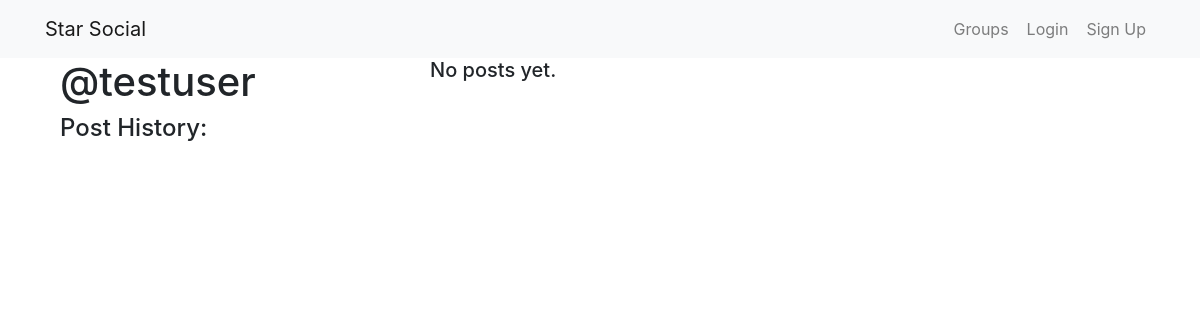
The app's page /posts/by/testuser/, older data.
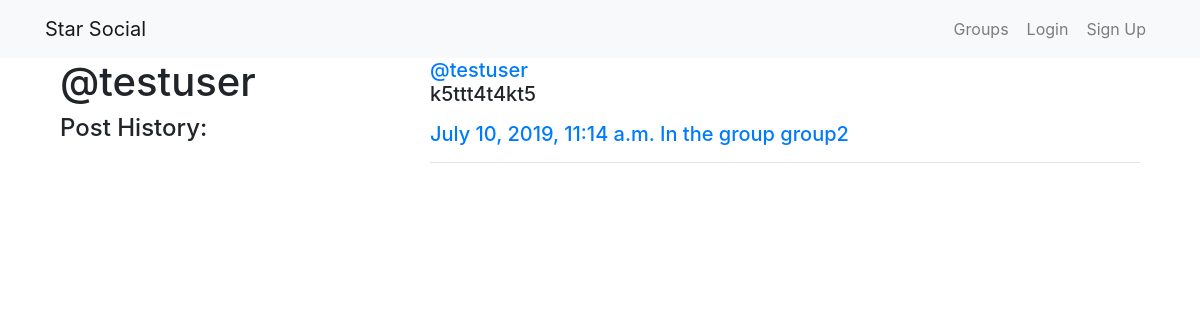
The same page, newer data.
### posts/models.py (models this page shows, shortened)
class Post(models.Model):
    user = models.ForeignKey(User,on_delete=models.CASCADE,related_name='posts')
    created_at = models.DateTimeField(auto_now=True)
    message = models.TextField()
    message_html = models.TextField(editable=False)
    group = models.ForeignKey(Group,on_delete=models.CASCADE,related_name='posts',null=True,blank=True)
    class Meta:
        ordering=['-created_at']
        unique_together=['user','message']

### groups/models.py (models this page shows, shortened)
class Group(models.Model):
    name = models.CharField(max_length=150,unique=True)
    slug = models.SlugField(allow_unicode=True,unique=True)
    description = models.TextField(blank=True,default='')
    description_html = models.TextField(editable=False, default='', blank=True)
    members = models.ManyToManyField(User,through="GroupMembers")
    class Meta:
        ordering=['name']

### posts/views.py (the view)
# urls.py: path('by/<username>/',views.UserPosts.as_view(),name='for_user'),
class UserPosts(generic.ListView):
    model = Post
    template_name = 'posts/user_post_list.html'
    def get_queryset(self):
        try:
            self.post_user = User.objects.prefetch_related('posts').get(
                username__iexact = self.kwargs.get('username')
            )
        except User.DoesNotExist:
            raise Http404
        else:
            return self.post_user.posts.all()
    def get_context_data(self,**kwargs):
        context = super().get_context_data(**kwargs)
        context['post_user'] = self.post_user
        return context

### posts/templates/posts/user_post_list.html
{% extends "posts/post_base.html" %}
{% block pre_body %}
<div class="col-md-4">
	<h1>@{{ post_user.username }}</h1>
	<h4>Post History:</h4>
</div>
{% endblock %}
{% block body %}
<div class="col-md-8">
	{% for post in post_list %}
		{% include "posts/_post.html" %}
	{% empty %}
			<h5>No posts yet.</h5>
	{% endfor %}
</div>
{% endblock %}

### posts/templates/posts/_post.html (shortened to what this page needs)
  <div class="main_content">
    <h5>
      <a href="{% url 'posts:for_user' username=post.user.username %}">@{{post.user.username}}</a>
      {{post.message_html|safe}}
      <time><a href="{% url 'posts:detail' username=post.user.username pk=post.pk %}">{{post.created_at}}</a></time>
      {% if post.group %}
        <a href="{% url 'groups:detail' slug=post.group.slug %}">In the group {{post.group.name}}</a>
      {% endif %}
    </h5>
    <hr>
  </div>

Row changes from the older to the newer data that the page shows:
added Post: user.username "testuser", message_html "k5ttt4t4kt5", created_at "July 10, 2019, 11:14 a.m.", group.name "group2"
Text that changed along with them:
text no longer shown: "No posts yet."
